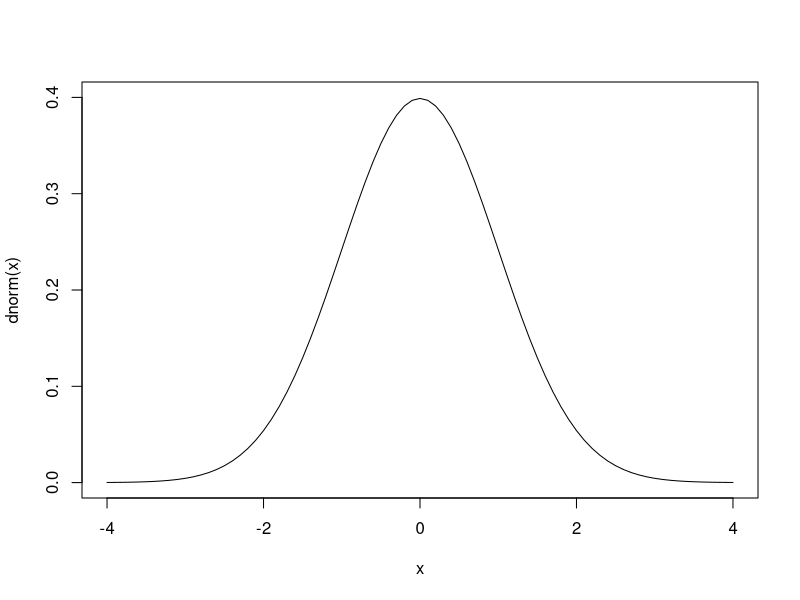
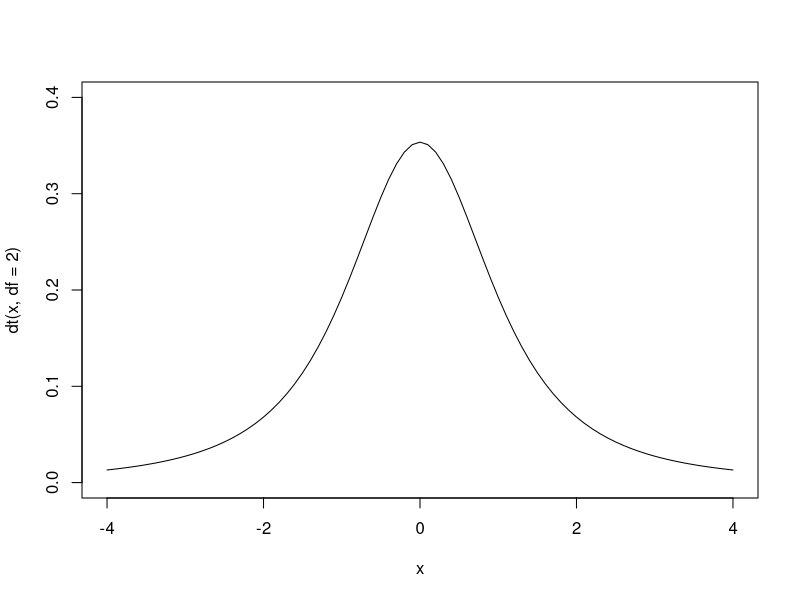
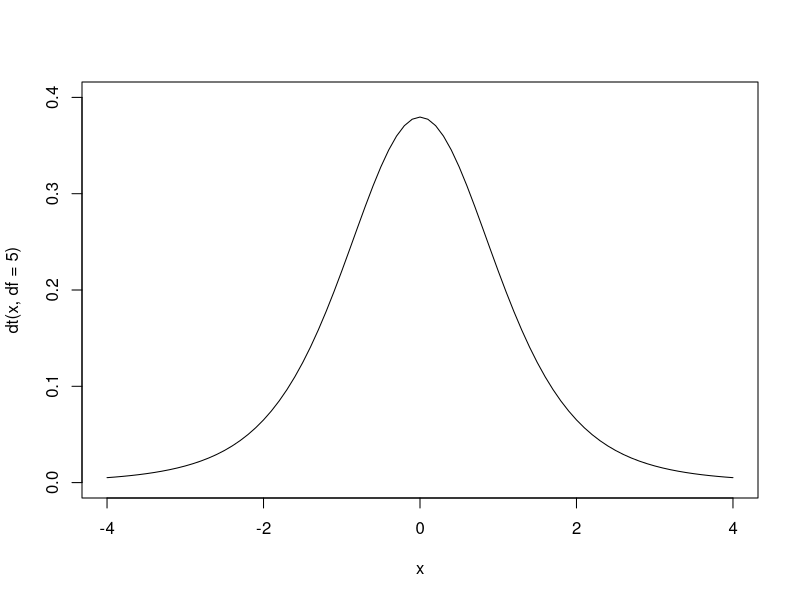
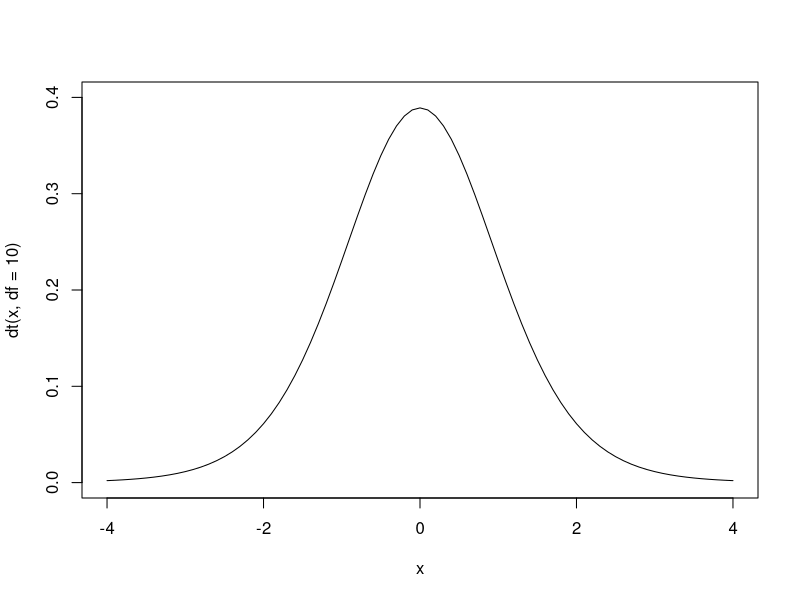
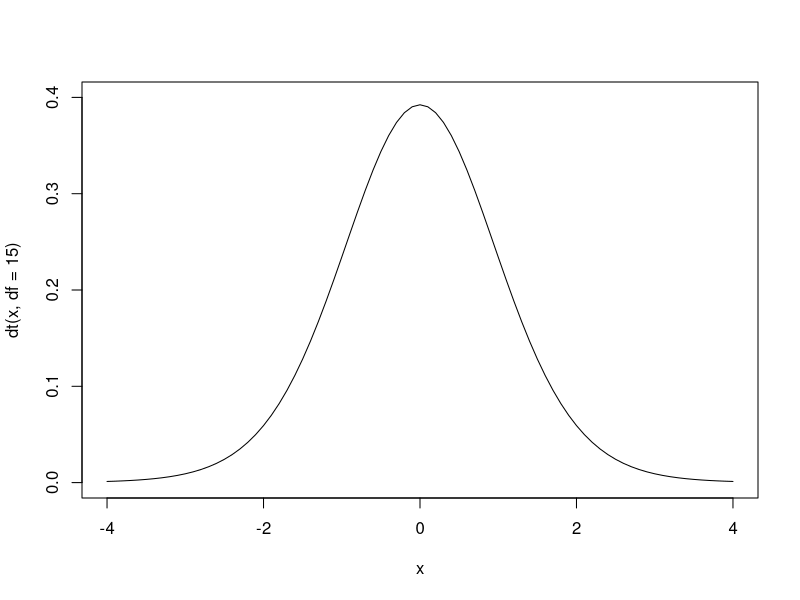
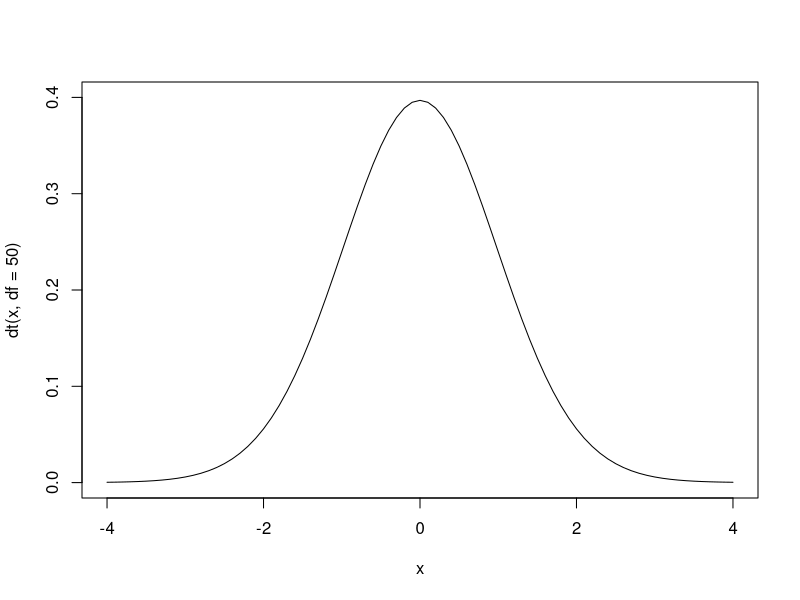
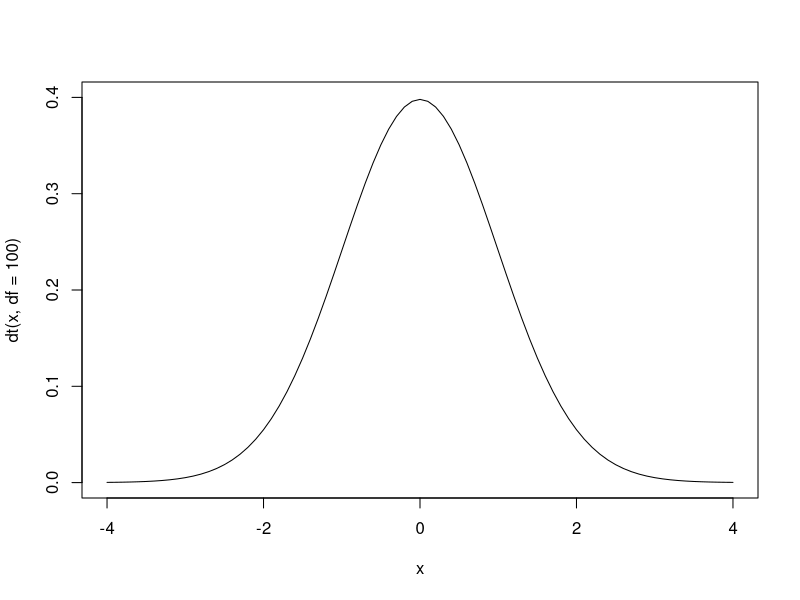
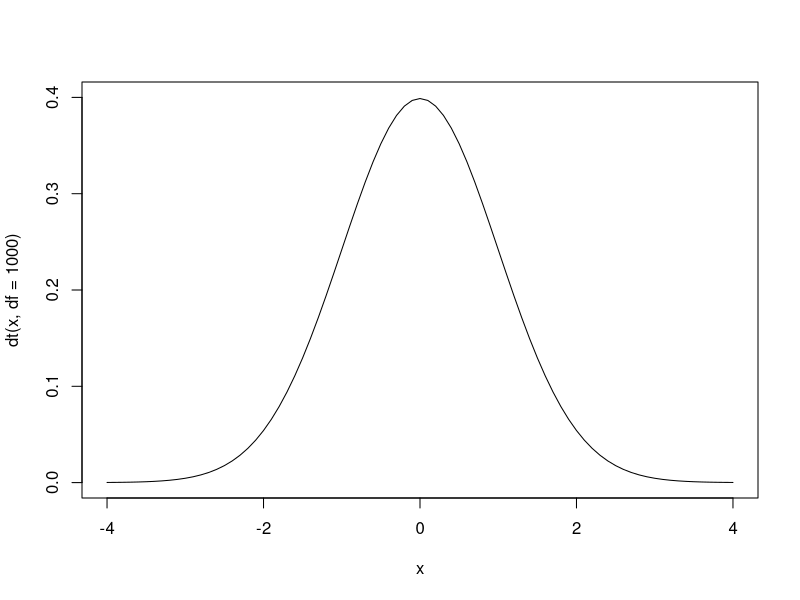

These charts were generated, in order, by the following R code:
# Chapter 8 R demo

## topics
# 1 - dt, pt, qt, rt
# 2 - students t approximation of normal by DF, using plots
# 3 - sample problem

# 1 - t distribution functions in R
# dt, pt, qt, rt
?dt

pnorm(.975)
pt(.975,5)
pt(.975,10)
pt(.975,20)
pt(.975,30)
pt(.975,50)
pt(.975,500)
pt(.975,5000)


# 2 - students t approximation of normal by DF, using plots

x <- seq(-4,4,0.1)
plot(x,dnorm(x), type='l', ylim=c(0,.4))
plot(x,dt(x,df=2), type='l', ylim=c(0,.4))
plot(x,dt(x,df=5), type='l', ylim=c(0,.4))
plot(x,dt(x,df=10), type='l', ylim=c(0,.4))
plot(x,dt(x,df=15), type='l', ylim=c(0,.4))
plot(x,dt(x,df=50), type='l', ylim=c(0,.4))
plot(x,dt(x,df=100), type='l', ylim=c(0,.4))
plot(x,dt(x,df=1000), type='l', ylim=c(0,.4))
plot(x,dnorm(x), type='l', ylim=c(0,.4))






# 3 - sample problems

#Sample 1
#The standard deviation of the weights of baby elephants is known to be approximately 15 pounds. 
#We wish to construct a 95% confidence interval for the mean weight of newborn elephant calves. 
#Fifty newborn elephants are weighed. The sample mean is 244 pounds. The sample standard deviation is 11 pounds.
#Construct a 95% confidence interval for the population mean weight of newborn elephants. State the confidence interval.

#Step 1
#specify parameters
xbar <- 244 #sample mean
sigma <- 15 #population sd
n <- 50 #sample size

#since we know the population standard deviation, we can use the normal distribution functions
#a 95% Confidence interval uses an alpha of 0.5, divided by 2 is .025. using qnorm to find this quantile:
#at the lower boundary (rounded to 2 decimals):
round(qnorm(.025,mean=xbar,sd=sigma/sqrt(n)),2)
#and upper bound:
round(qnorm(.025,mean=xbar,sd=sigma/sqrt(n),lower.tail = FALSE),2)
#When you know the population standard deviation and can use the normal distribution functions, 
#we can find the confidence intervals using just the qnorm function instead of adding or subtracting from the sample mean mean. 
#THIS IS THE ONLY CIRCUMSTANCE THIS APPLIES

#Sample 2
#Professor Waring is interested in the number of students at liberal arts universities who participate in 
#environmental organizations. He looks up these statistics from a sample of 43 universities, and finds a sample mean 
#of 153 students with sample standard deviation of 15, and he assumes that the underlying distribution is normal.
#Help him construct a 99% confidence interval for his presentation to SOE

#specify parameters
xbar <- 153 #sample mean
s <- 15 #sample standard deviation
n <- 43 #sample size

#If the underlying distribution is normal but we don't know the population standard deviation, we use Student's T distribution functions
#the alpha for a 99% confidence interval is .01, divided by 2 is .005. using qt to find this quantile
# at the lower boundary
xbar + qt(.005,n-1)*(s/sqrt(43))#using addition as the qt below a p of .5 and lower.tail = TRUE will be negative
#and at the upper boundary
xbar + qt(.005,n-1,lower.tail = FALSE)*(s/sqrt(43))

#Sample 3
#Suppose that a market research firm is hired to estimate the percent of adults living in a large city who have 
#cell phones. Five hundred randomly selected adult residents in this city are surveyed to determine whether 
#they have cell phones. Of the 500 people surveyed, 421 responded yes - they own cell phones. 
#Using a 95% confidence level, compute a confidence interval estimate for the true proportion of adult residents of this city who have cell phones.


#specify parameters
n <- 500 #sample size
p <- 421/500 #proportion of sample who answered yes

#since this is a proportion, we use the standard normal distribution.
#the alpha for a 99% confidence interval is .01, divided by 2 is .005. using qnorm to find this quantile
# at the lower boundary
p + qnorm(.025,mean=0,sd=1,lower.tail = TRUE)*sqrt((p*(1-p))/n)#using addition, as a standard normal (mean = 0,sd=1) qnorm below a p of .5 and lower.tail = TRUE will be negative
#at the upper boundary
p + qnorm(.025,mean=0,sd=1,lower.tail = FALSE)*sqrt((p*(1-p))/n)



